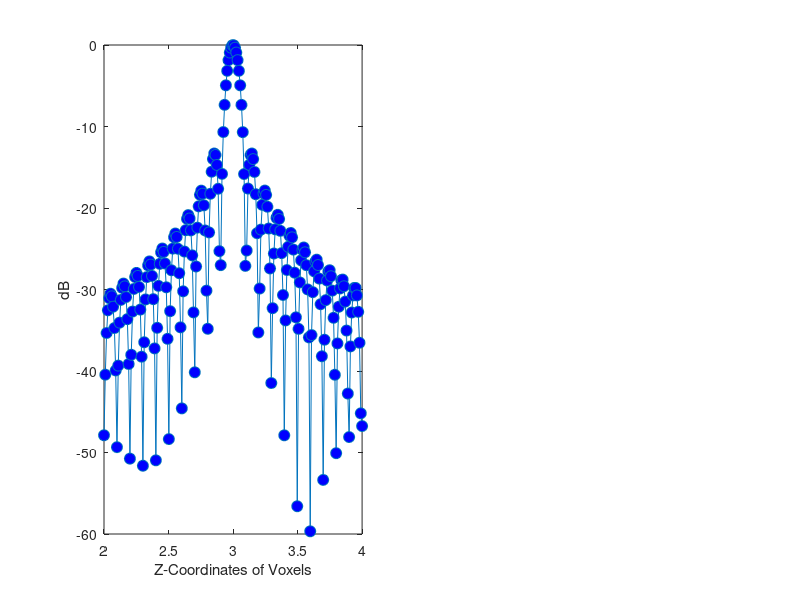

Source code (MATLAB): (Note: this script raises an error after producing the figure.)
clear;
close all;
clc; 

% Start the timer
tic;

%% Defining all the parameters
z_coord = 0;

%Numbers of antennas
N_Rx = 12; %Receiver on x-axis
N_Ry = 1; %Receiver on y-axis
N_Tx = 1;
N_Ty = 1;

%Frequency & Spacing
Nf = 101;  %always odd(impair)
c = 3e8;
f_min = 0.5e9;
f_max = 2e9;
bande_f = linspace(f_min,f_max,Nf); %If more than 1 frequency
fc = 1e9; %(f_max+f_min)/2;
lc = c/fc;
shannon = lc/2;
k  = 2*pi/lc;

%Length of the line
% Lx = shannon*N_Rx
Lx = 1.5;
Ly = 1;
space_Rx = Lx/N_Rx;
space_Ry = Ly/N_Ry;

%Finding the place of the receiving antennas centered on 0
minRx = (-1)*((N_Rx-1)*shannon)/2;
maxRx = ((N_Rx-1)*shannon)/2;
minRy = (-1)*((N_Ry-1)*shannon)/2;
maxRy = ((N_Ry-1)*shannon)/2;

%Finding the place of the transmitting antennas centered on 0
minTx = -1*(shannon*(N_Tx-1)*N_Rx)/2;
maxTx = (shannon*(N_Tx-1)*N_Rx)/2;
minTy = (-1)*((N_Ty-1)*shannon)/2;
maxTy = ((N_Ty-1)*shannon)/2;

%%%%%%%%%%%%%%%%%%%%%%%%%%%%%%%%%%%%%%%%%%%%%%%%%%%%%%%%%%%%%%%%%%%%%%%%%%%

%% Creating a coordinate for the receiving antennas
X_R = zeros(N_Rx,N_Ry,3);
if N_Ry == 1
    yR_coord = 0;
    for i = 1:N_Ry
        X_R(:,i,1) = linspace(minRx, maxRx,N_Rx); 
        X_R(:,i,2) = yR_coord; 
        X_R(:,i,3) = z_coord;
    end
else
    yR_coord = linspace(minRy,maxRy,N_Ry);
    for i = 1:N_Ry
        X_R(:,i,1) = linspace(minRx, maxRx,N_Rx); 
        X_R(:,i,2) = yR_coord(i); 
        X_R(:,i,3) = z_coord;
    end
end

%%%%%%%%%%%%%%%%%%%%%%%%%%%%%%%%%%%%%%%%%%%%%%%%%%%%%%%%%%%%%%%%%%%%%%%%%%%
%% Creating a coordinate for the transmitting antennas
X_T = zeros(N_Tx,N_Ty,3);


% If want to choose the placement of the transmittter
% X_T(1,:) = [0,0,0];
% X_T(2,:) = [0,0,0];

% If want to create a well coordinated transmittter 
% The transmitters are place at the end of the line for even number
% They are always centered on zero for odd number of transmitter
if N_Ty == 1
    yR_coord = 0;
    for i = 1:N_Ty
        X_T(:,i,1) = linspace(minTx, maxTx,N_Tx); 
        X_T(:,i,2) = yR_coord; 
        X_T(:,i,3) = z_coord;
    end
else
    yT_coord = linspace(minTy,maxTy,N_Ty);
    for i = 1:N_Ty
        X_T(:,i,1) = linspace(minTx, maxTx,N_Tx); 
        X_T(:,i,2) = yT_coord(i); 
        X_T(:,i,3) = z_coord;
    end
end

%%%%%%%%%%%%%%%%%%%%%%%%%%%%%%%%%%%%%%%%%%%%%%%%%%%%%%%%%%%%%%%%%%%%%%%%%%%
%% Placing a Target into the surface z = zc
zc = 3;
N_cible = 1; %Number of target
%List of target(s) with its coordinates
X_C(1,1,:) = [0,0,3]; 
% X_C(2,1,:) = [0,0,3.15];

%%%%%%%%%%%%%%%%%%%%%%%%%%%%%%%%%%%%%%%%%%%%%%%%%%%%%%%%%%%%%%%%%%%%%%%%%%%

%% Distances for each Receiver with target
nR = size(X_R);
distancesList_R = zeros(nR(1),nR(2),N_cible);
for h = 1:N_cible
    for i = 1:nR(2)
        for j = 1:nR(1)
            distancesList_R(j,i,h) = sqrt((X_R(j,i,1) - X_C(h,1)).^2 + (X_R(j,i,2) - X_C(h,2)).^2 + (X_R(j,i,3) - X_C(h,3)).^2);
        end
    end
end

% distances for each Receiver with target
nT = size(X_T);
distancesList_T = zeros(nT(1),nT(2),N_cible); % based on the number of transmitter on X and Y and number of targets
for h = 1:N_cible
    for i = 1:nT(2)
        for j = 1:nT(1)
            distancesList_T(j,i,h) = sqrt((X_T(j,i,1) - X_C(h,1)).^2 + (X_T(j,i,2) - X_C(h,2)).^2 + (X_T(j,i,3) - X_C(h,3)).^2);
        end
    end
end

%%%%%%%%%%%%%%%%%%%%%%%%%%%%%%%%%%%%%%%%%%%%%%%%%%%%%%%%%%%%%%%%%%%%%%%%%%%

%X_voxels
zVoxels_coords = (N_cible);
for i=1:N_cible
    zVoxels_coords(i) = X_C(i,3);
end

L_XVoxels = 6;
XVoxels_min = 0;
XVoxels_max = L_XVoxels;
N_XVoxels = 200; % Space between each Voxels is L_Xvoxels/N_XVoxels = 0.4
N_YVoxels = 1;
deltaY = 0.2;
Voxels = zeros(N_XVoxels,N_YVoxels,3);

if N_cible ==1
    if N_YVoxels == 1
        yVoxels_coord = 0;
        for i = 1:N_YVoxels
            Voxels(:,i,1) = linspace(XVoxels_min, XVoxels_max,N_XVoxels); 
            Voxels(:,i,2) = yVoxels_coord;
            Voxels(:,i,3) = zVoxels_coords;
        end
    else
        yVoxels_coord = linspace(-deltaY,deltaY,N_YVoxels);
        for i = 1:N_YVoxels
            Voxels(:,i,1) = linspace(XVoxels_min, XVoxels_max,N_XVoxels); 
            Voxels(:,i,2) = yVoxels_coord(i);
            Voxels(:,i,3) = zVoxels_coords;
        end
    end
else
    % number of targets more than 1 ???
end
%%%%%%%%%%%%%%%%%%%%%%%%%%%%%%%%%%%%%%%%%%%%%%%%%%%%%%%%%%%%%%%%%%%%%%%%%%%

%%%%%%%%%%%%%%%%%%%%%%%%%%%%%%%%%%%%%%%%%%%%%%%%%%%%%%%%%%%%%%%%%%%%%%%%%%%

%Distance between Transmitter and Voxels

nTV = size(X_T);
distancesList_TV = zeros(N_XVoxels*N_YVoxels,nTV(1),nTV(2));
for h = 1:N_XVoxels
    for i = 1:nTV(2) %Number of Y lines
        for j = 1:nTV(1) %Number of T on X axis
            distancesList_TV(h,j,i) = sqrt((X_T(j,i,1) - Voxels(h,:,1)).^2 + (X_T(j,i,2) - Voxels(h,:,2)).^2 + (X_T(j,i,3) - Voxels(h,:,3)).^2);
        end
    end
end

%Distance between Receiver and Voxels
nRV = size(X_R);
distancesList_RV = zeros(N_XVoxels*N_YVoxels,nRV(1),nRV(2));
for h = 1:N_XVoxels
    for i = 1:nRV(2) %Number of R on Y
        for j = 1:nRV(1) %Number of R on X
            distancesList_RV(h,j,i) = sqrt((X_R(j,i,1) - Voxels(h,1)).^2 + (X_R(j,i,2) - Voxels(h,2)).^2 + (X_R(j,i,3) - Voxels(h,3)).^2);
        end
    end
end

%%%%%%%%%%%%%%%%%%%%%%%%%%%%%%%%%%%%%%%%%%%%%%%%%%%%%%%%%%%%%%%%%%%%%%%%%%%

%% Z_voxels
xVoxels_coords = 0;
% for i=1:N_cible
%     xVoxels_coords(i) = X_C(i,1,1);
% end

L_ZVoxels = 6;
ZVoxels_min =  2;
ZVoxels_max = 4;
N_ZVoxels = 200; % Space between each Voxels is L_Xvoxels/N_XVoxels = 0.4
N_YVoxels = 1;
deltaY = 0.2;
ZVoxels = zeros(N_ZVoxels,N_YVoxels,3);


if N_YVoxels == 1
    yVoxels_coord = 0;
    for i = 1:N_YVoxels
        ZVoxels(:,i,1) = xVoxels_coords;
        ZVoxels(:,i,2) = yVoxels_coord;
        ZVoxels(:,i,3) = linspace(ZVoxels_min, ZVoxels_max,N_ZVoxels);
    end
else
    yVoxels_coord = linspace(-deltaY,deltaY,N_YVoxels);
    for i = 1:N_YVoxels
        ZVoxels(:,i,1) = xVoxels_coords;
        ZVoxels(:,i,2) = yVoxels_coord;
        ZVoxels(:,i,3) = linspace(ZVoxels_min, ZVoxels_max,N_ZVoxels);
    end
end
%%%%%%%%%%%%%%%%%%%%%%%%%%%%%%%%%%%%%%%%%%%%%%%%%%%%%%%%%%%%%%%%%%%%%%%%%%%

%%%%%%%%%%%%%%%%%%%%%%%%%%%%%%%%%%%%%%%%%%%%%%%%%%%%%%%%%%%%%%%%%%%%%%%%%%%

%Distance between Transmitter and ZVoxels

nTV = size(X_T);
distancesList_TZV = zeros(N_ZVoxels*N_YVoxels,nTV(1),nTV(2));
for h = 1:N_ZVoxels
    for i = 1:nTV(2) %Number of Y lines
        for j = 1:nTV(1) %Number of T on X axis
            distancesList_TZV(h,j,i) = sqrt((X_T(j,i,1) - ZVoxels(h,:,1)).^2 + (X_T(j,i,2) - ZVoxels(h,:,2)).^2 + (X_T(j,i,3) - ZVoxels(h,:,3)).^2);
        end
    end
end

%Distance between Receiver and ZVoxels
nRV = size(X_R);
distancesList_RZV = zeros(N_ZVoxels*N_YVoxels,nRV(1),nRV(2));
for h = 1:N_ZVoxels
    for i = 1:nRV(2) %Number of R on Y
        for j = 1:nRV(1) %Number of R on X
            distancesList_RZV(h,j,i) = sqrt((X_R(j,i,1) - ZVoxels(h,1)).^2 + (X_R(j,i,2) - ZVoxels(h,2)).^2 + (X_R(j,i,3) - ZVoxels(h,3)).^2);
        end
    end
end

%%%%%%%%%%%%%%%%%%%%%%%%%%%%%%%%%%%%%%%%%%%%%%%%%%%%%%%%%%%%%%%%%%%%%%%%%%%


%%%%%%%%%%%%%%%%%%%%%%%%%%%%%%%%%%%%%%%%%%%%%%%%%%%%%%%%%%%%%%%%%%%%%%%%%%%
%% Champ Test
S = zeros(Nf,N_Tx*N_Ty,N_Rx*N_Ry);

for l = 1:Nf
    for m = 1:N_Tx*N_Ty %Number of Transmitter
        for n = 1:N_Rx*N_Ry %Number of Receiver
            for k = 1 :N_cible
                %S (frequence,which Transmitter,which receiver)
                %S(l,m,n) = exp(((-2i*pi*fc)/c)*(distancesList_T(m)+distancesList_R(n)));
                S(l,m,n,k) = exp(-2i*pi*(bande_f(l)/c)*(distancesList_T(m,:,k)+distancesList_R(n,:,k))); %bande_f(l)
            end
        end
    end
end

%%%%%%%%%%%%%%%%%%%%%%%%%%%%%%%%%%%%%%%%%%%%%%%%%%%%%%%%%%%%%%%%%%%%%%%%%%%

%%%%%%%%%%%%%%%%%%%%%%%%%%%%%%%%%%%%%%%%%%%%%%%%%%%%%%%%%%%%%%%%%%%%%%%%%%%

%% Image
% The formula of Image is taken from Microwave Imaging in Security-Two
% Decades in Innovation by Sherif S.Ahmed on page 193
% ImageX = zeros(Nf,N_XVoxels);
% 
% for l = 1:Nf
%     for k = 1: length(Voxels)
%         for m = 1:N_Tx*N_Ty %Number of Transmitter
%             for n = 1:N_Rx*N_Ry %Number of Receiver
%                 ImageX(l,k) = ImageX(l,k) + S(l,m,n)*exp(((2i*pi*fc)/c)*(distancesList_TV(k,m)+distancesList_RV(k,n))); 
%                 %ImageX(l,k) = ImageX(l,k) + S(l,m,n)*exp(((2i*pi*bande_f(l))/c)*(distancesList_TV(k,m)+distancesList_RV(k,n))); %bande_f(l)          
%             end
%         end
%     end
% end

ImageZ = zeros(Nf,N_ZVoxels);

for l = 1:Nf
    for k = 1: length(ZVoxels)
        for m = 1:N_Tx*N_Ty %Number of Transmitter
            for n = 1:N_Rx*N_Ry %Number of Receiver
                for o =1 : N_cible
                %ImageZ(l,k) = ImageZ(l,k) + S(l,m,n)*exp(((2i*pi*fc)/c)*(distancesList_TZV(k,m)+distancesList_RZV(k,n)));
                ImageZ(l,k) = ImageZ(l,k) + S(l,m,n,o)*exp(((2i*pi*bande_f(l))/c)*(distancesList_TZV(k,m)+distancesList_RZV(k,n))); %bande_f(l)                    
                end
            end
        end
    end
end


TotalImageZ = sum(ImageZ,1)/Nf;

%% Finding Delta Z
half_maxTIZ = round(max(abs(TotalImageZ)));
array = zeros(1);
j = 1;
for I=1 :length(TotalImageZ)
    disp(round(abs(TotalImageZ(:,I))));
    if round(abs(TotalImageZ(:,I))) ~= half_maxTIZ
        array(j) = abs(TotalImageZ(:,I));
        j = j+1;
    end
end

% deltaZ = abs(middleValues(2) - middleValues(1));
% theorieDeltaZ = c/(2*(f_max-f_min));
% 
% disp("Experinmental : " + num2str(deltaZ));
% disp("Theorical : " + num2str(theorieDeltaZ));

%% Create a scatter plot
% figure;
% plot(Voxels(:,:,1),abs(ImageX) ,'o-', 'MarkerSize', 8, 'MarkerFaceColor', 'b');
% xlabel('X-Coordinates of Voxels');
% ylabel('Amplitude');
% title('Images');
% grid on;

%% Images on Z Voxels with N number of frequences of traces
% plot(ZVoxels(:,:,3) ,abs(ImageZ),'o-', 'MarkerSize', 8, 'MarkerFaceColor', 'b');
% xlabel('Z-Coordinates of Voxels');
% ylabel('Amplitude');
% title('Images of target on  [' + string(X_C(:,1)) + ',' + string(X_C(:,2)) + ',' + string(X_C(:,3)) + ']' );
% grid on;
% view(90,-90);

%% Images on Z voxels but only one trace
figure;
subplot(1,2,1);
plot(ZVoxels(:,:,3) ,20*log10(abs(TotalImageZ)/12),'o-', 'MarkerSize', 8, 'MarkerFaceColor', 'b');
xlabel('Z-Coordinates of Voxels');
ylabel('dB');
title('Images of target on  [' + string(X_C(:,1)) + ',' + string(X_C(:,2)) + ',' + string(X_C(:,3)) + ']' );
grid on;
view(90,-90);

subplot(1,2,2);
plot(ZVoxels(:,:,3) ,abs(TotalImageZ)/12,'o-', 'MarkerSize', 8, 'MarkerFaceColor', 'b');
xlabel('Z-Coordinates of Voxels');
ylabel('Amplitude');
title('Images of target on  [' + string(X_C(:,1)) + ',' + string(X_C(:,2)) + ',' + string(X_C(:,3)) + ']' );
grid on;
view(90,-90);
%%%%%%%%%%%%%%%%%%%%%%%%%%%%%%%%%%%%%%%%%%%%%%%%%%%%%%%%%%%%%%%%%%%%%%%%%%%

%% Define a grid of points for the Antennas, Voxels and Target(s)
figure;
[x, y,z] = meshgrid(-Lx:0.1:Lx, -Ly:0.1:Ly,-Lx:0.1:Lx);
plot3(X_T(:,:,1), X_T(:,:,2), X_T(:,:,3), 'x', 'MarkerSize', 8, 'MarkerFaceColor', 'r');
hold on;
plot3(X_R(:,:,1), X_R(:,:,2), X_R(:,:,3), 'o', 'MarkerSize', 8, 'MarkerFaceColor', 'b');
plot3(X_C(:,1), X_C(:,2), X_C(:,3), 'o', 'MarkerSize', 8, 'MarkerFaceColor', 'g');
plot3(ZVoxels(:,:,1), ZVoxels(:,:,2), ZVoxels(:,:,3), 'o', 'MarkerSize', 8, 'MarkerFaceColor', 'y');
% plot3(Voxels(:,:,1), Voxels(:,:,2), Voxels(:,:,3), 'o', 'MarkerSize', 8, 'MarkerFaceColor', 'y');
% Add labels and title
xlabel('X-axis');
ylabel('Y-axis');
zlabel('Z-axis');
% legend('Transmitter', 'Receiver', 'Target', 'Location', 'Northeast');
legend('Transmitter', 'Receiver', 'Target', 'Voxels', 'Location', 'Northeast');
view(0,90);

% Stop the timer
elapsed_time = toc;

% Display the elapsed time
disp(['Elapsed Time: ' num2str(elapsed_time) ' seconds']);